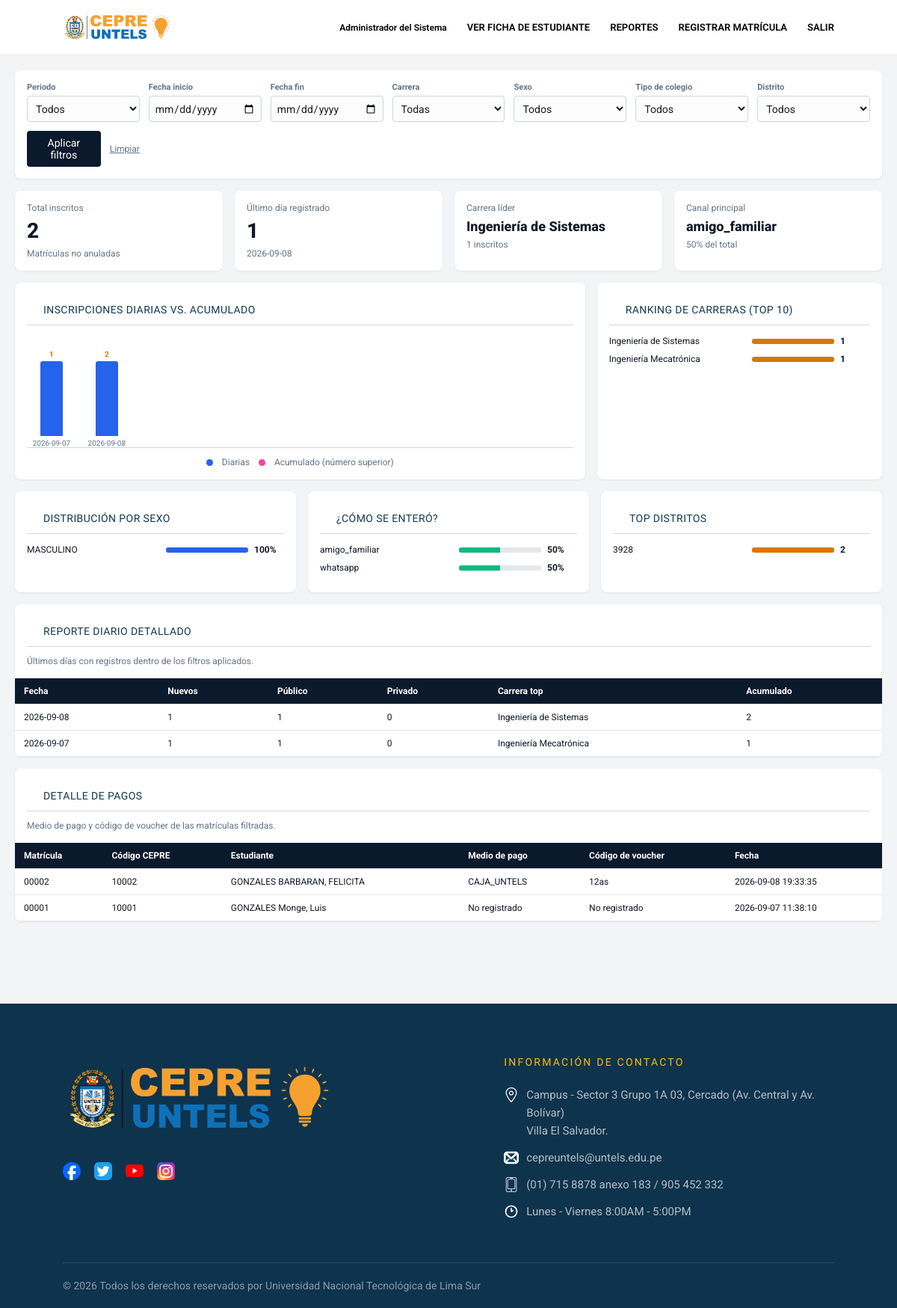
Screenshot of /public/reportes.php (signed in) with the database file from the repository.
### tables this page shows
CREATE TABLE `matriculas` (
  `id` bigint(20) UNSIGNED NOT NULL,
  `numero` varchar(30) NOT NULL,
  `estudiante_id` int(11) NOT NULL,
  `periodo_id` smallint(5) UNSIGNED NOT NULL,
  `condicion_id` tinyint(3) UNSIGNED NOT NULL,
  `turno_id` tinyint(3) UNSIGNED NOT NULL,
  `modalidad_clase_id` tinyint(3) UNSIGNED NOT NULL,
  `carrera_id` int(11) NOT NULL,
  `medio_pago` varchar(30) DEFAULT NULL,
  `codigo_voucher` varchar(50) DEFAULT NULL,
  `estado` enum('BORRADOR','PENDIENTE','OBSERVADA','CONFIRMADA','ANULADA') NOT NULL DEFAULT 'BORRADOR',
  `fecha_registro` datetime NOT NULL DEFAULT current_timestamp(),
  `observaciones` varchar(500) DEFAULT NULL
);

CREATE TABLE `estudiantes` (
  `id_estudiante` int(11) NOT NULL,
  `numero_matricula` varchar(10) NOT NULL,
  `codigo_estudiante` varchar(20) DEFAULT NULL,
  `apellido_paterno` varchar(50) NOT NULL,
  `apellido_materno` varchar(50) NOT NULL,
  `nombres` varchar(100) NOT NULL,
  `tipo_documento` enum('DNI','CE','PASAPORTE') DEFAULT 'DNI',
  `numero_documento` varchar(20) NOT NULL,
  `sexo` enum('MASCULINO','FEMENINO') NOT NULL,
  `fecha_nacimiento` date NOT NULL,
  `email` varchar(100) NOT NULL,
  `telefono_casa` varchar(15) DEFAULT NULL,
  `telefono_celular` varchar(15) NOT NULL,
  `pais_actual` varchar(50) DEFAULT NULL,
  `departamento_actual` varchar(50) DEFAULT NULL,
  `provincia_actual` varchar(50) DEFAULT NULL,
  `distrito_actual` varchar(50) DEFAULT NULL,
  `direccion_actual` text DEFAULT NULL,
  `pais_nacimiento` varchar(50) DEFAULT NULL,
  `departamento_nacimiento` varchar(50) DEFAULT NULL,
  `provincia_nacimiento` varchar(50) DEFAULT NULL,
  `distrito_nacimiento` varchar(50) DEFAULT NULL,
  `anio_concluye_secundaria` year(4) DEFAULT NULL,
  `institucion_educativa` varchar(100) DEFAULT NULL,
  `preparacion_anterior` varchar(50) DEFAULT NULL,
  `mencion` varchar(100) DEFAULT NULL,
  `carrera_postula` varchar(100) NOT NULL,
  `tiene_enfermedad` tinyint(1) DEFAULT 0,
  `tratamiento` text DEFAULT NULL,
  `nombre_apoderado` varchar(100) DEFAULT NULL,
  `telefono_apoderado` varchar(15) DEFAULT NULL,
  `como_se_entero` varchar(100) DEFAULT NULL,
  `modalidad` enum('REGULAR','INTENSIVO','SEMIPRESENCIAL') DEFAULT 'REGULAR',
  `condicion` enum('ORDINARIO','EXTRAORDINARIO') DEFAULT 'ORDINARIO',
  `turno` enum('MANANA','TARDE','NOCHE') NOT NULL,
  `estado` enum('ACTIVO','INACTIVO','RETIRADO') DEFAULT 'ACTIVO',
  `fecha_registro` timestamp NOT NULL DEFAULT current_timestamp(),
  `fecha_actualizacion` timestamp NOT NULL DEFAULT current_timestamp() ON UPDATE current_timestamp()
);

### public/reportes.php (the view, shortened to what the rows shown need)
<?php
require_once __DIR__ . '/../app/models/MatriculaModel.php';
$model = new MatriculaModel();
$positiveInt = static function (mixed $value): ?int {
    $value = filter_var($value, FILTER_VALIDATE_INT, ['options' => ['min_range' => 1]]);
    return $value === false ? null : $value;
};
$date = static function (mixed $value): ?string {
    return is_string($value) && preg_match('/^\d{4}-\d{2}-\d{2}$/', $value) ? $value : null;
};
$periodoId = $positiveInt($_GET['periodo_id'] ?? null);
$carreraId = $positiveInt($_GET['carrera_id'] ?? null);
$sectorId = $positiveInt($_GET['sector_id'] ?? null);
$sexo = in_array($_GET['sexo'] ?? '', ['MASCULINO', 'FEMENINO'], true) ? $_GET['sexo'] : null;
$distrito = trim((string) ($_GET['distrito'] ?? '')) ?: null;
$desde = $date($_GET['desde'] ?? null);
$hasta = $date($_GET['hasta'] ?? null);
$reportes = $model->reportes($periodoId, $desde, $hasta, $carreraId, $sexo, $sectorId, $distrito);
function reportLabel(mixed $value): string
{
    return htmlspecialchars((string) $value, ENT_QUOTES, 'UTF-8');
}
$daily = $reportes['por_dia'];
$latestDaily = array_reverse(array_slice($daily, -5));
?>
<!DOCTYPE html>
<html lang="es">
<head>
  <link rel="stylesheet" href="/cepre_untels/public/css/app.css?v=20260907">
  <link rel="stylesheet" href="/cepre_untels/public/css/reportes.css?v=20260907">
</head>
<body>
<main class="container">
  <section class="grid charts">
    <article class="card">
      <h2>Inscripciones diarias vs. acumulado</h2>
    </article>
    <article class="card">
      <h2>Ranking de carreras (Top 10)</h2>
    </article>
  </section>
  <section class="grid three">
    <article class="card">
      <h2>Distribución por sexo</h2>
    </article>
    <article class="card">
      <h2>¿Cómo se enteró?</h2>
    </article>
    <article class="card">
      <h2>Top distritos</h2>
    </article>
  </section>
  <section class="table-container">
    <div class="table-head">
      <h2 class="table-title">Reporte diario detallado</h2>
    </div>
    <?php if ($latestDaily === []): ?>
      <p class="empty">No hay registros para los filtros seleccionados.</p>
    <?php else: ?>
      <table>
        <thead>
          <tr>
            <th>Fecha</th>
            <th>Nuevos</th>
            <th>Público</th>
            <th>Privado</th>
            <th>Carrera top</th>
            <th>Acumulado</th>
          </tr>
        </thead>
      </table>
    <?php endif; ?>
  </section>
  <section class="table-container">
    <div class="table-head">
      <h2 class="table-title">Detalle de pagos</h2>
    </div>
    <?php if ($reportes['estudiantes'] === []): ?>
      <p class="empty">No hay registros para los filtros seleccionados.</p>
    <?php else: ?>
      <table>
        <thead><tr><th>Matrícula</th><th>Código CEPRE</th><th>Estudiante</th><th>Medio de pago</th><th>Código de voucher</th><th>Fecha</th></tr></thead>
        <tbody>
          <?php foreach ($reportes['estudiantes'] as $row): ?>
            <tr>
              <td><?= reportLabel($row['numero']) ?></td>
              <td><?= reportLabel($row['codigo_estudiante']) ?></td>
              <td><?= reportLabel($row['estudiante']) ?></td>
              <td><?= reportLabel($row['medio_pago']) ?></td>
              <td><?= reportLabel($row['codigo_voucher']) ?></td>
              <td><?= reportLabel($row['fecha_registro']) ?></td>
            </tr>
          <?php endforeach; ?>
        </tbody>
      </table>
    <?php endif; ?>
  </section>
</main>
<?php require __DIR__ . '/../app/views/partials/site-footer.php'; ?>
</body>
</html>

### rows the page displays
matriculas: numero "00002", estudiante.codigo_estudiante "10002", estudiante "GONZALES BARBARAN, FELICITA", medio_pago "CAJA_UNTELS", codigo_voucher "12as", fecha_registro "2026-09-08 19:33:35"
matriculas: numero "00001", estudiante.codigo_estudiante "10001", estudiante "GONZALES Monge, Luis", medio_pago "No registrado", codigo_voucher "No registrado", fecha_registro "2026-09-07 11:38:10"

### other values shown
currentUser()['nombre'] "Administrador del Sistema"
reportNumber($reportes['total']) "2"
reportNumber($daily === [] ? 0 : $daily[count($daily) - 1]['total']) "1"
reportLabel($topCareer['etiqueta']) "Ingeniería de Sistemas"
reportNumber($topCareer['total']) "1"
reportLabel($topSource['etiqueta']) "amigo_familiar"
reportPercent((int) $topSource['total'], $reportes['total']) "50%"
reportNumber($row['acumulado']) "1"
reportLabel($row['fecha']) "2026-09-07"
reportNumber($row['acumulado']) "2"
reportLabel($row['fecha']) "2026-09-08"
reportLabel($row['etiqueta']) "Ingeniería de Sistemas"
reportNumber($row['total']) "1"
reportLabel($row['etiqueta']) "Ingeniería Mecatrónica"
reportLabel($row['etiqueta']) "MASCULINO"
